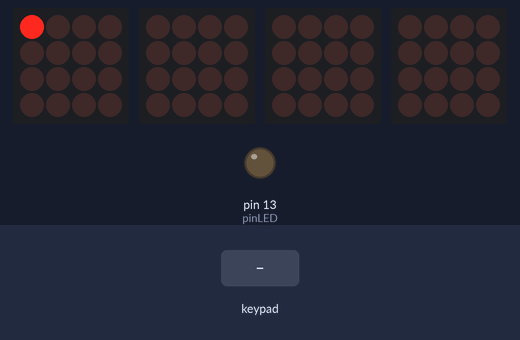
Simulated run of this sketch. Board: Arduino Uno, built with avr-gcc and run on an emulated ATmega328P. On the bench: 4 × 4×4 LED matrix, output pins drawn as LEDs (lit = HIGH). The test bench sets the inputs (shaded band). What the sketch prints to the serial monitor is not drawn.

Above: at 0.1 s.
2.3 s: key '0' pressed
At 2.4 s:
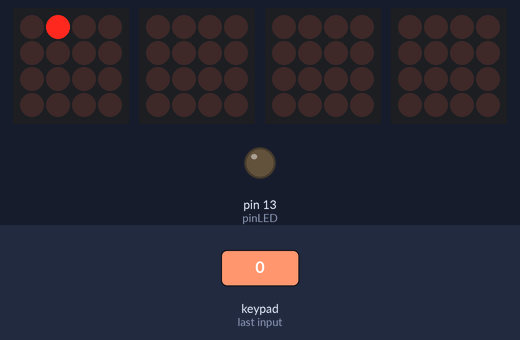
4.1 s: key '0' pressed
At 5.73 s:
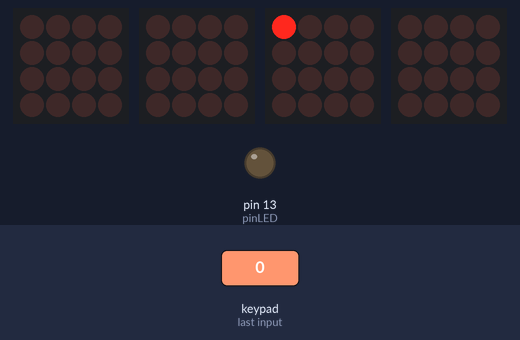
5.9 s: key 'C' pressed
7.9 s: key 'C' pressed
At 8.47 s:
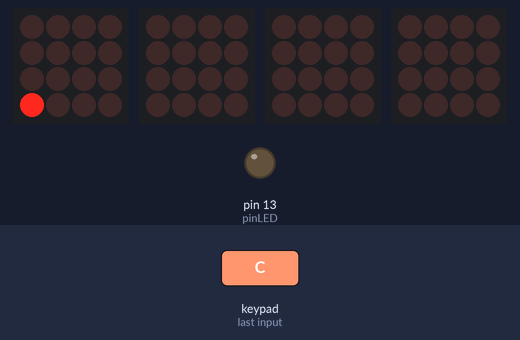
9.8 s: key '4' pressed
At 12.02 s:
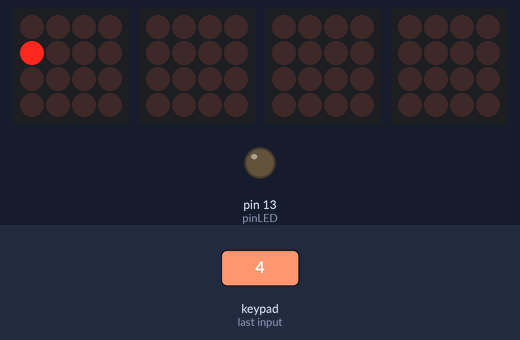
12.8 s: keypad keys 1 2 pressed 0.4 s apart
At 15.35 s:
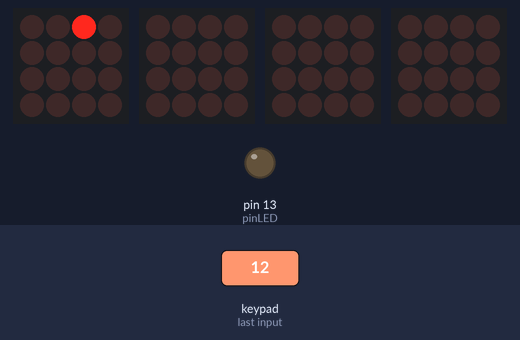

The sketch:

Animation0.ino
```cpp
#include <Wire.h>
#include "Adafruit_Trellis.h"

Adafruit_Trellis matrix0 = Adafruit_Trellis();  //create Adafruit_Trellis constructor
Adafruit_Trellis matrix1 = Adafruit_Trellis();
Adafruit_Trellis matrix2 = Adafruit_Trellis();
Adafruit_Trellis matrix3 = Adafruit_Trellis();

Adafruit_TrellisSet trellis =  Adafruit_TrellisSet(&matrix0, &matrix1, &matrix2, &matrix3);

#define NUMTRELLIS 4
#define numKeys (NUMTRELLIS * 16) //64
#define INTPIN A2
#define pinLED 13

int i = 0, j = 0;
int rightbutton = 0;
void setup() {

  pinMode(pinLED, OUTPUT);
  Serial.begin(256000);
  pinMode(INTPIN, INPUT);  // INT pin requires a pullup
  digitalWrite(INTPIN, HIGH);
  trellis.begin(0x70, 0x71, 0x72, 0x73);
  Wire.setClock(400000L);

  trellis.setLED(0);     //divide 64 led into 4 4*4 matrix
  trellis.writeDisplay();
  delay(1000);
  trellis.clrLED(0);
  trellis.writeDisplay();
}

int Buttons[8][8] = { //Grid of button ID's
  { 0, 1, 2, 3, 16, 17, 18, 19},
  { 4, 5, 6, 7, 20, 21, 22, 23},
  { 8, 9, 10, 11, 24, 25, 26, 27},
  {12, 13, 14, 15, 28, 29, 30, 31},
  {32, 33, 34, 35, 48, 49, 50, 51},
  {36, 37, 38, 39, 52, 53, 54, 55},
  {40, 41, 42, 43, 56, 57, 58, 59},
  {44, 45, 46, 47, 60, 61, 62, 63}
};

int getButton(int pv) { //Returns the ID of the cooresponding button when given a MIDI note
  if (pv > 83) {
    pv = pv - 84;
    int floored = floor(pv / 4);
    return Buttons[3 - floored][(pv % 4) + 4];
  }
  if (pv > 67) {
    pv = pv - 68;
    int floored = floor(pv / 4);
    return Buttons[(3 - floored) + 4][(pv % 4) + 4];
  }
  if (pv > 51) {
    pv = pv - 52;
    int floored = floor(pv / 4);
    return Buttons[3 - floored][pv % 4];
  }
  else {
    pv = pv - 36;
    int floored = floor(pv / 4);
    return Buttons[(3 - floored) + 4][pv % 4];
  }
}

int show1[40] = {0, 1, 2, 3, 16, 17, 18, 19, 22, 21, 20, 7, 6, 5, 10, 11, 24, 25, 28, 15, 35, 48, 53, 52, 39, 38, 41, 42, 43, 56, 57, 58, 63, 62, 61, 60, 47, 46, 45, 44};
int show2[40] = {0, 4, 8, 12, 32, 36, 40, 44, 41, 37, 33, 13, 9, 5, 10, 14, 34, 38, 35, 15, 28, 48, 53, 49, 29, 25, 22, 26, 30, 50, 54, 58, 63, 59, 55, 51, 31, 27, 23, 19};
int show3[6][20] = {
  {15, 28, 35, 48, -1, -1, -1, -1, -1, -1, -1, -1, -1, -1, -1, -1, -1, -1, -1, -1},
  {11, 14, 34, 39, 24, 29, 49, 52, -1, -1, -1, -1, -1, -1, -1, -1, -1, -1, -1, -1},
  {10, 11, 24, 25, 14, 34, 38, 39, 52, 53, 29, 49, -1, -1, -1, -1, -1, -1, -1, -1},
  {7, 10, 13, 33, 38, 43, 20, 25, 30, 50, 53, 56, -1, -1, -1, -1, -1, -1, -1, -1},
  {5, 6, 7, 20, 21, 22, 9, 13, 33, 37, 41, 42, 43, 56, 57, 58, 26, 30, 50, 54},
  {2, 5, 8, 36, 41, 46, 55, 58, 61, 17, 22, 27, -1, -1, -1, -1, -1, -1, -1, -1}
};

int column = 0, m = 0, n = 0;
void buttonCheck () {           // checks buttons and sends out a MIDI note cooresponding to that button if pressed

  // If a button was just pressed or released
  if (trellis.readSwitches()) {

    for (uint8_t h = 0; h < numKeys; h++) {   //numKeys=64
      if (trellis.justPressed(h)) { //press led h
        //press right most button

        for (i = 0; i < 8; i++) { //right most button
          if (h == Buttons[i][7]) {
            rightbutton = (h - 19) / 4;
          }
        }
        //decide button in which column
        for (i = 0; i < 8; i++) {
          for (j = 0; j < 8; j++) {
            if (h == Buttons[i][j]) {
              column = Buttons[0][j];
            }
          }
        }

        //push right most button, clear all led
        if (column == 19) {
          for (i = 0; i < 64; i++)
            trellis.clrLED(i);
          trellis.writeDisplay();
        }

        if (rightbutton == 0 && column != 19) { //animation mode 1
          for (i = 0; i < 14; i++) {
            if (h == show1[i]) {
              m = 1;
              n = i;
              break;
            }else if(h==show1[39-i]){
               m = 2;
              n = i;
              break;
            }else if (h == show2[i]) {
              m = 3; n = i;
              break;
            }else if (h == show2[39-i]) {
              m = 4; n = i;
              break;
            }

          }
          for (i = 0; i < 2; i++) {
            for (j = 0; j < 8; j++) {
              if (h == show3[i][j]) {
                m = 5;
                n = i;
                break;
              }
            }
          }
          animation0(m, n);
        }

      }
    }
  }
}

void animation0(int m, int n) {
  Serial. print("In generate");
  if (m == 1) {

    for (i = n; i < 40 - n; i++) {
      trellis.setLED(show1[i]);
      trellis.writeDisplay();
      delay(80);
      trellis.clrLED(show1[i]);
      trellis.writeDisplay();
    }

  } else if (m == 2) {

    for (i = 39-n; i >= n; i--) {
      trellis.setLED(show1[i]);
      trellis.writeDisplay();
      delay(80);
      trellis.clrLED(show1[i]);
      trellis.writeDisplay();
    }

  }else if (m == 3) {

    for (i = n; i < 40 - n; i++) {
      trellis.setLED(show2[i]);
      trellis.writeDisplay();
      delay(80);
      trellis.clrLED(show2[i]);
      trellis.writeDisplay();
    }

  }else if (m == 4) {

    for (i = 39-n; i >= n; i--) {
      trellis.setLED(show2[i]);
      trellis.writeDisplay();
      delay(80);
      trellis.clrLED(show2[i]);
      trellis.writeDisplay();
    }

  } else if(m==5){
    for (i = n; i < 6; i++) {
      for (j = 0; j < 20; j++) {
        if (show3[i][j] != -1)
          trellis.setLED(show3[i][j]);
      }
      trellis.writeDisplay();
      delay(100);
      for (j = 0; j < 20; j++) {
        if (show3[i][j] != -1)
          trellis.clrLED(show3[i][j]);
      }
      trellis.writeDisplay();
    }

  }

}

unsigned long timeForCheck = 0;
byte delayTime = 30; // Time between checks for button presses in milliseconds
void loop() {

  if (millis() > timeForCheck) {  //button has been pressed
    buttonCheck();
    trellis.writeDisplay();
    timeForCheck = millis() + delayTime;
  }
}
```

Measured:
- after the input at 2.3 s, the display: first changes at once (image 1 shows a later state)
- after the input at 4.1 s, the display: first differs from a run without the input after 1.6 s (image 2)
- after the input at 7.9 s, the display: first differs from a run without the input after 0.57 s (image 3)
- after the input at 9.8 s, the display: first differs from a run without the input after 2.2 s (image 4)
- after the input at 12.8 s, the display: first differs from a run without the input after 2.5 s (image 5 shows a later state)
